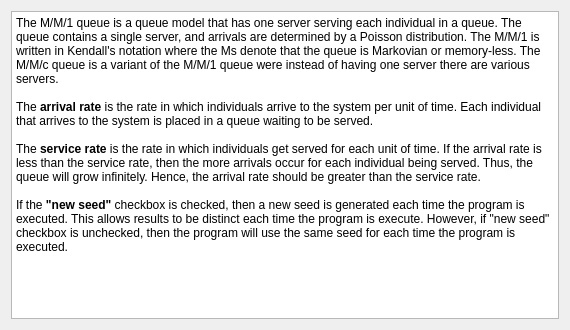
<?xml version="1.0" encoding="UTF-8"?>
<ui version="4.0">
 <class>HelpDialog</class>
 <widget class="QDialog" name="HelpDialog">
  <property name="geometry">
   <rect>
    <x>0</x>
    <y>0</y>
    <width>570</width>
    <height>330</height>
   </rect>
  </property>
  <property name="windowTitle">
   <string>Help</string>
  </property>
  <layout class="QGridLayout" name="gridLayout">
   <item row="0" column="0">
    <widget class="QTextEdit" name="txtInformation">
     <property name="sizePolicy">
      <sizepolicy hsizetype="Preferred" vsizetype="Expanding">
       <horstretch>0</horstretch>
       <verstretch>0</verstretch>
      </sizepolicy>
     </property>
     <property name="styleSheet">
      <string notr="true"/>
     </property>
     <property name="undoRedoEnabled">
      <bool>false</bool>
     </property>
     <property name="readOnly">
      <bool>true</bool>
     </property>
     <property name="html">
      <string>&lt;!DOCTYPE HTML PUBLIC &quot;-//W3C//DTD HTML 4.0//EN&quot; &quot;http://www.w3.org/TR/REC-html40/strict.dtd&quot;&gt;
&lt;html&gt;&lt;head&gt;&lt;meta name=&quot;qrichtext&quot; content=&quot;1&quot; /&gt;&lt;style type=&quot;text/css&quot;&gt;
p, li { white-space: pre-wrap; }
&lt;/style&gt;&lt;/head&gt;&lt;body style=&quot; font-family:'Sans Serif'; font-size:9pt; font-weight:400; font-style:normal;&quot;&gt;
&lt;p style=&quot; margin-top:0px; margin-bottom:0px; margin-left:0px; margin-right:0px; -qt-block-indent:0; text-indent:0px;&quot;&gt;The M/M/1 queue is a queue model that has one server serving each individual in a queue. The queue contains a single server, and arrivals are determined by a Poisson distribution. The M/M/1 is written in Kendall's notation where the Ms denote that the queue is Markovian or memory-less. The M/M/c queue is a variant of the M/M/1 queue were instead of having one server there are various servers.&lt;/p&gt;
&lt;p style=&quot;-qt-paragraph-type:empty; margin-top:0px; margin-bottom:0px; margin-left:0px; margin-right:0px; -qt-block-indent:0; text-indent:0px;&quot;&gt;&lt;br /&gt;&lt;/p&gt;
&lt;p style=&quot; margin-top:0px; margin-bottom:0px; margin-left:0px; margin-right:0px; -qt-block-indent:0; text-indent:0px;&quot;&gt;The &lt;span style=&quot; font-weight:600;&quot;&gt;arrival rate &lt;/span&gt;is the rate in which individuals arrive to the system per unit of time. Each individual that arrives to the system is placed in a queue waiting to be served.&lt;/p&gt;
&lt;p style=&quot;-qt-paragraph-type:empty; margin-top:0px; margin-bottom:0px; margin-left:0px; margin-right:0px; -qt-block-indent:0; text-indent:0px;&quot;&gt;&lt;br /&gt;&lt;/p&gt;
&lt;p style=&quot; margin-top:0px; margin-bottom:0px; margin-left:0px; margin-right:0px; -qt-block-indent:0; text-indent:0px;&quot;&gt;The &lt;span style=&quot; font-weight:600;&quot;&gt;service rate&lt;/span&gt; is the rate in which individuals get served for each unit of time. If the arrival rate is less than the service rate, then the more arrivals occur for each individual being served. Thus, the queue will grow infinitely. Hence, the arrival rate should be greater than the service rate.&lt;/p&gt;
&lt;p style=&quot;-qt-paragraph-type:empty; margin-top:0px; margin-bottom:0px; margin-left:0px; margin-right:0px; -qt-block-indent:0; text-indent:0px;&quot;&gt;&lt;br /&gt;&lt;/p&gt;
&lt;p style=&quot; margin-top:0px; margin-bottom:0px; margin-left:0px; margin-right:0px; -qt-block-indent:0; text-indent:0px;&quot;&gt;If the &lt;span style=&quot; font-weight:600;&quot;&gt;&amp;quot;new seed&amp;quot;&lt;/span&gt; checkbox is checked, then a new seed is generated each time the program is executed. This allows results to be distinct each time the program is execute. However, if &amp;quot;new seed&amp;quot; checkbox is unchecked, then the program will use the same seed for each time the program is executed.&lt;/p&gt;&lt;/body&gt;&lt;/html&gt;</string>
     </property>
    </widget>
   </item>
  </layout>
 </widget>
 <resources/>
 <connections/>
</ui>
